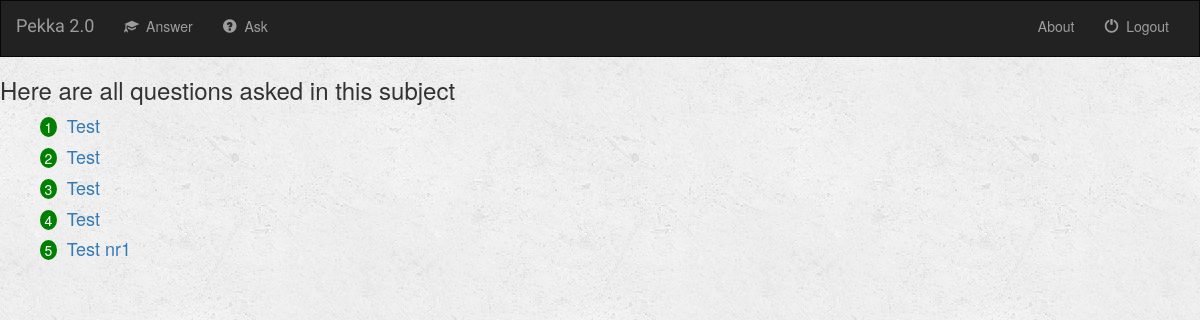
Page /music/TTM4100_a/ on the earlier database version.
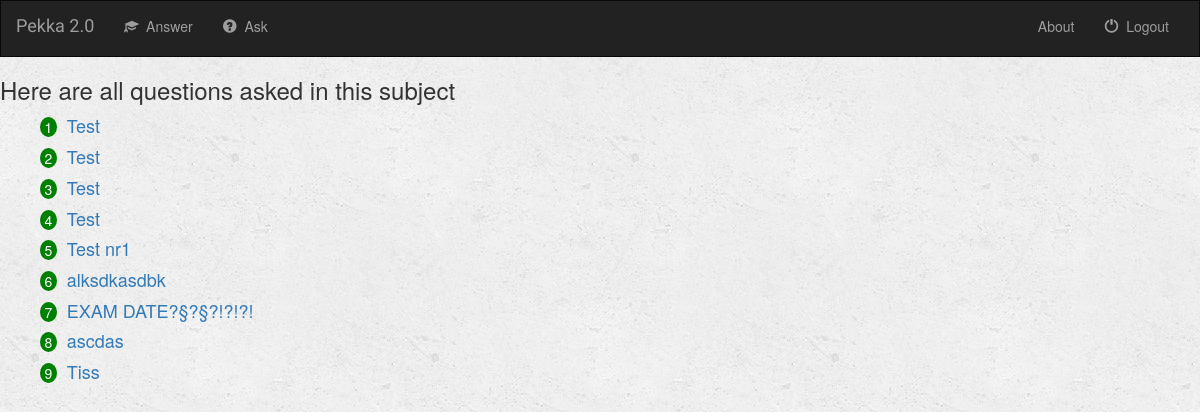
Same page on the later database version.
### music/models.py (models this page shows, shortened)
class Question(models.Model):
    author = models.ForeignKey(User, default=1)
    question_title = models.CharField(max_length=100)
    question_content = models.CharField(max_length=2000)
    is_answered = models.BooleanField(default=False)
    sub_code = models.CharField(max_length=10)
    ask_time = models.DateTimeField()

### music/views.py (the view)
def TTM4100_a(request):
    sub_code = 'TTM4100'
    all_questions_with_sub_code = Question.objects.filter(sub_code = sub_code)
    context = {
        'all_questions_with_sub_code' : all_questions_with_sub_code
    }
    return render(request, 'Fagsider/TTM4100_a.html', context)

### music/templates/Fagsider/TTM4100_a.html (shortened to what this page needs)
{% extends 'music/base.html' %}
<body>{% block body %}
    <h3>
        Here are all questions asked in this subject
    </h3>
    {% if all_questions_with_sub_code %}
    <ol>
        {% for question in all_questions_with_sub_code %}
            <li><a style="font-size: large;" href="/music/{{ question.id }}/">{{question.question_title}}</a></li>
        {% endfor %}
    </ol>
    {% else %}
    <h3>There are no questions asked in this subject yet. </h3>
    {% endif %}
    {% endblock %}

### music/templates/music/base.html (shortened to what this page needs)
<!DOCTYPE html>
<html lang="en">
<head>
    {% load staticfiles %}
    <link rel="stylesheet" href="https://maxcdn.bootstrapcdn.com/bootstrap/3.3.6/css/bootstrap.min.css">
    <link rel="stylesheet" type="text/css" href="{% static 'music/style.css' %}"/>
</head>
<body>
<nav class="navbar navbar-inverse">
    <div class="container-fluid">
        <div class="navbar-header">
            <a class="navbar-brand" href="{% url 'music:songs' 'all' %}">Pekka 2.0</a>
        </div>
        <div class="collapse navbar-collapse" id="topNavBar">
            <ul class="nav navbar-nav">
                <li class="{% block songs_active %}{% endblock %}"><a href="{% url 'music:songs' 'all' %}"><span class="glyphicon glyphicon-education" aria-hidden="true"></span>&nbsp; Answer</a></li>
                <li class="{% block albums_active %}{% endblock %}"><a href="{% url 'music:index' %}"><span class="glyphicon glyphicon-question-sign" aria-hidden="true"></span>&nbsp; Ask</a></li>
            </ul>
            <ul class="nav navbar-nav navbar-right">
                <li>
                    <a href="{% url 'music:create_album' %}">
                        &nbsp; About
                    </a>
                </li>
                <li>
                    <a href="{% url 'music:logout_user' %}">
                        <span class="glyphicon glyphicon-off" aria-hidden="true"></span>&nbsp; Logout
                    </a>
                </li>
            </ul>
        </div>
    </div>
</nav>
{% block body %}
{% endblock %}
</body>
</html>

### music/static/music/style.css (style rules this page uses)
body { background: white url("images/background.png"); }
.navbar { border-radius: 0; }
.navbar-brand { font-family: 'Satisfy', cursive; }
ol { list-style: none; }
li { counter-increment: item; margin-bottom: 5px; }
li:before { margin-right: 10px; content: counter(item); background: green; border-radius: 100%; color: white; width: 1.2em; text-align: center; display: inline-block; }
div li:before { background: none; content: none; }

Differences in the rows shown:
added Question: question_title "alksdkasdbk"
added Question: question_title "EXAM DATE?§?§?!?!?!"
added Question: question_title "ascdas"
added Question: question_title "Tiss"
